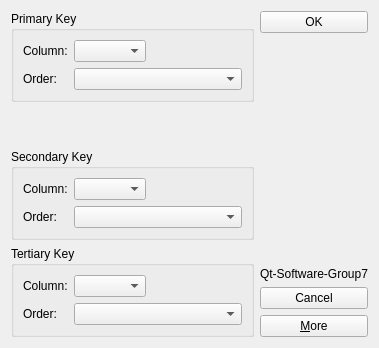
<?xml version="1.0" encoding="UTF-8"?>
<ui version="4.0">
 <class>SortDialog</class>
 <widget class="QWidget" name="SortDialog">
  <property name="geometry">
   <rect>
    <x>0</x>
    <y>0</y>
    <width>379</width>
    <height>348</height>
   </rect>
  </property>
  <property name="windowTitle">
   <string>SortDialog</string>
  </property>
  <layout class="QHBoxLayout" name="horizontalLayout">
   <item>
    <layout class="QVBoxLayout" name="verticalLayout">
     <item>
      <widget class="QGroupBox" name="primaryGroupBox">
       <property name="title">
        <string>Primary Key</string>
       </property>
       <layout class="QGridLayout" name="gridLayout_6">
        <item row="0" column="0">
         <widget class="QLabel" name="label">
          <property name="text">
           <string>Column:</string>
          </property>
         </widget>
        </item>
        <item row="0" column="1">
         <widget class="QComboBox" name="primaryColumnCombo"/>
        </item>
        <item row="0" column="2">
         <spacer name="horizontalSpacer">
          <property name="orientation">
           <enum>Qt::Orientation::Horizontal</enum>
          </property>
          <property name="sizeHint" stdset="0">
           <size>
            <width>38</width>
            <height>20</height>
           </size>
          </property>
         </spacer>
        </item>
        <item row="1" column="0">
         <widget class="QLabel" name="label_2">
          <property name="text">
           <string>Order:</string>
          </property>
         </widget>
        </item>
        <item row="1" column="1" colspan="2">
         <widget class="QComboBox" name="primaryOrderCombo"/>
        </item>
       </layout>
      </widget>
     </item>
     <item>
      <spacer name="verticalSpacer">
       <property name="orientation">
        <enum>Qt::Orientation::Vertical</enum>
       </property>
       <property name="sizeHint" stdset="0">
        <size>
         <width>20</width>
         <height>40</height>
        </size>
       </property>
      </spacer>
     </item>
     <item>
      <widget class="QGroupBox" name="secondaryGroupBox">
       <property name="title">
        <string>Secondary Key</string>
       </property>
       <layout class="QGridLayout" name="gridLayout_7">
        <item row="0" column="0">
         <widget class="QLabel" name="label_3">
          <property name="text">
           <string>Column:</string>
          </property>
         </widget>
        </item>
        <item row="0" column="1">
         <widget class="QComboBox" name="secondaryColumnCombo"/>
        </item>
        <item row="0" column="2">
         <spacer name="horizontalSpacer_2">
          <property name="orientation">
           <enum>Qt::Orientation::Horizontal</enum>
          </property>
          <property name="sizeHint" stdset="0">
           <size>
            <width>38</width>
            <height>20</height>
           </size>
          </property>
         </spacer>
        </item>
        <item row="1" column="0">
         <widget class="QLabel" name="label_4">
          <property name="text">
           <string>Order:</string>
          </property>
         </widget>
        </item>
        <item row="1" column="1" colspan="2">
         <widget class="QComboBox" name="secondaryOrderCombo"/>
        </item>
       </layout>
      </widget>
     </item>
     <item>
      <widget class="QGroupBox" name="tertiaryGroupBox">
       <property name="title">
        <string>Tertiary Key</string>
       </property>
       <layout class="QGridLayout" name="gridLayout_8">
        <item row="0" column="0">
         <widget class="QLabel" name="label_5">
          <property name="text">
           <string>Column:</string>
          </property>
         </widget>
        </item>
        <item row="0" column="1">
         <widget class="QComboBox" name="tertiaryColumnCombo"/>
        </item>
        <item row="0" column="2">
         <spacer name="horizontalSpacer_3">
          <property name="orientation">
           <enum>Qt::Orientation::Horizontal</enum>
          </property>
          <property name="sizeHint" stdset="0">
           <size>
            <width>38</width>
            <height>20</height>
           </size>
          </property>
         </spacer>
        </item>
        <item row="1" column="0">
         <widget class="QLabel" name="label_6">
          <property name="text">
           <string>Order:</string>
          </property>
         </widget>
        </item>
        <item row="1" column="1" colspan="2">
         <widget class="QComboBox" name="tertiaryOrderCombo"/>
        </item>
       </layout>
      </widget>
     </item>
    </layout>
   </item>
   <item>
    <layout class="QVBoxLayout" name="verticalLayout_2">
     <item>
      <widget class="QPushButton" name="okButton">
       <property name="text">
        <string>OK</string>
       </property>
      </widget>
     </item>
     <item>
      <spacer name="verticalSpacer_2">
       <property name="orientation">
        <enum>Qt::Orientation::Vertical</enum>
       </property>
       <property name="sizeHint" stdset="0">
        <size>
         <width>20</width>
         <height>40</height>
        </size>
       </property>
      </spacer>
     </item>
     <item>
      <widget class="QLabel" name="label_7">
       <property name="text">
        <string>Qt-Software-Group7</string>
       </property>
      </widget>
     </item>
     <item>
      <widget class="QPushButton" name="cancelButton">
       <property name="text">
        <string>Cancel</string>
       </property>
      </widget>
     </item>
     <item>
      <widget class="QPushButton" name="moreButton">
       <property name="text">
        <string>&amp;More</string>
       </property>
       <property name="checkable">
        <bool>true</bool>
       </property>
      </widget>
     </item>
    </layout>
   </item>
  </layout>
 </widget>
 <resources/>
 <connections/>
</ui>
